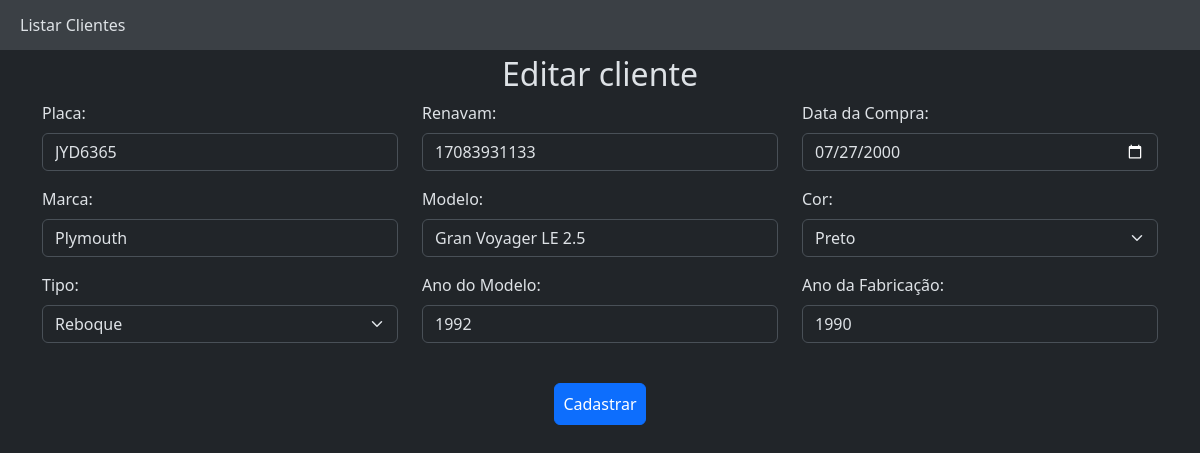
/atualizar.php?codigo=2, run on the app's committed database.
### tables this page shows
CREATE TABLE IF NOT EXISTS `carro` (
  `codigo` int(5) NOT NULL AUTO_INCREMENT,
  `placa` varchar(7) DEFAULT NULL,
  `renavam` varchar(11) DEFAULT NULL,
  `data_compra` date DEFAULT NULL,
  `marca` varchar(30) DEFAULT NULL,
  `modelo` varchar(45) DEFAULT NULL,
  `cor` int(1) DEFAULT NULL,
  `tipo` varchar(1) DEFAULT NULL,
  `ano_modelo` int(4) DEFAULT NULL,
  `ano_fabricacao` int(4) DEFAULT NULL,
  PRIMARY KEY (`codigo`)
);

### classes/bancoDeDados/Conexao.php (called while the page is built)
<?php
class Conexao
{
    public function getConexao()
    {
        $host = 'localhost';
        $port = 3306;
        $dbName = 'carros_crud';
        $usuario = 'root';
        $senha = '';
        $con = new PDO
        (
            "mysql:host=" . $host . ";port=" . $port . ";dbname=" . $dbName . "",
            $usuario,
            $senha
        );
        return $con;
    }
}
?>

### classes/bancoDeDados/Carro.php (called while the page is built, shortened)
<?php
require 'Conexao.php';
class Carro
{
    private $conexao;
    public function __construct()
    {
        $con = new Conexao();
        $this->conexao = $con->getConexao();
    }
    private function mapear($q)
    {
        $listaDeCarros = [];
        foreach ($q as $dados) {
            $carro = new CarroModel();
            $carro->codigo = $dados['codigo'];
            $carro->placa = $dados['placa'];
            $carro->renavam = $dados['renavam'];
            $carro->data_compra = $dados['data_compra'];
            $carro->marca = $dados['marca'];
            $carro->modelo = $dados['modelo'];
            $carro->cor = $dados['cor'];
            $carro->tipo = $dados['tipo'];
            $carro->ano_modelo = $dados['ano_modelo'];
            $carro->ano_fabricacao = $dados['ano_fabricacao'];
            $listaDeCarros[] = $carro;
        }
        return $listaDeCarros;
    }
    public function pesquisarPorCodigo($codigo, $limite = 10000)
    {
        $sql = "select * from carro where codigo = :codigo limit " . $limite;
        $q = $this->conexao->prepare($sql);
        $q->bindParam(':codigo', $codigo);
        $q->execute();
        return $this->mapear($q);
    }
    public function getCarro($codigo)
    {
        $carro = new CarroModel();
        $arrayCarro = $this->pesquisarPorCodigo($codigo, 1);
        if (count($arrayCarro) > 0) {
            $carro = $arrayCarro[0];
        }
        return $carro;
    }
}
?>

### atualizar.php (the view, shortened to what this page needs)
<?php
require 'classes/bancoDeDados/Carro.php';
$titulo = 'Novo cliente';
$acao = 'cadastrar.php';
$carro = new CarroModel();
if (isset($_GET['codigo'])) {
    $codigo = $_GET['codigo'];
    $titulo = 'Editar cliente';
    $acao = 'editar.php';
    $c = new Carro();
    $carro = $c->getCarro($codigo);
}
?>
<!DOCTYPE html>
<html lang="pt-br" data-bs-theme="dark">
<head>
    <link href="https://cdn.jsdelivr.net/npm/bootstrap@5.3.1/dist/css/bootstrap.min.css" rel="stylesheet"
>
    <link rel="stylesheet" href="style.css">
</head>
<body>
    <nav>
        <a class="navA" href="index.php">Listar Clientes</a>
    </nav>
    <div class="container">
        <form method="post" class="form mb-5" action="<?php echo $acao; ?>">
            <h2>
                <?php echo $titulo; ?>
            </h2>
            <div class="row">
                <div class="col-4 mb-3">
                    <label for="placa" class="form-label">Placa:</label><br>
                    <input value= "<?php echo $carro->placa; ?>"type="text" id="placa" name="placa" class="form-control">
                </div>
                <div class="col-4 mb-3">
                    <label for="renavam" class="form-label">Renavam:</label><br>
                    <input value= "<?php echo $carro->renavam; ?>" type="text" id="renavam" name="renavam" class="form-control">
                </div>
                <div class="col-4 mb-3">
                    <label for="data_compra" class="form-label">Data da Compra:</label><br>
                    <input value= "<?php echo $carro->data_compra; ?>" type="date" id="data_compra" name="data_compra" class="form-control">
                </div>
                <div class="col-4 mb-3">
                    <label for="marca" class="form-label">Marca:</label><br>
                    <input value= "<?php echo $carro->marca; ?>" type="text" id="marca" name="marca" class="form-control">
                </div>
                <div class="col-4 mb-3">
                    <label for="modelo" class="form-label">Modelo:</label><br>
                    <input value= "<?php echo $carro->modelo; ?>" type="text" id="modelo" name="modelo" class="form-control">
                </div>
                <div class="col-4 mb-3">
                    <label for="cor" class="form-label">Cor:</label><br>
                    <select name="cor" id="cor" class="form-select">
                        <option value="11" <?php echo $carro->cor == '11' ? 'selected' : null; ?>>Preto</option>
                    </select>
                </div>
                <div class="col-4 mb-3">
                    <label for="tipo" class="form-label">Tipo:</label><br>
                    <select name="tipo" id="tipo" class="form-select">
                        <option value="r" <?php echo $carro->tipo == 'r' ? 'selected' : null; ?>>Reboque</option>
                    </select>
                </div>
                <div class="col-4 mb-3">
                    <label for="ano_modelo" class="form-label">Ano do Modelo:</label><br>
                    <input value= "<?php echo $carro->ano_modelo; ?>" type="text" id="ano_modelo" name="ano_modelo" class="form-control">
                </div>
                <div class="col-4 mb-3">
                    <label for="ano_fabricacao" class="form-label">Ano da Fabricação:</label><br>
                    <input value= "<?php echo $carro->ano_fabricacao; ?>" type="text" id="ano_fabricacao" name="ano_fabricacao" class="form-control">
                </div>
            </div>
            <div class="row">
                <div class="col colBotao">
                    <button type="submit" class="btn btn-primary mt-4 p-2">Cadastrar</button>
                </div>
            </div>
    </div>
</body>
</html>

### style.css (style rules this page uses)
h2 { text-align: center; }
form { justify-content: center; }
.col { margin: auto auto; }
nav { top: 0; left: 0; right: 0; background-color: #3b4045; height: 50px; display: flex; align-items: center; padding: 0 20px; margin-bottom: 5px; }
.navA { text-decoration: none; color: #DEE2E6; }
.colBotao { display: flex; justify-content: center; }

### data on the page
carro: placa "JYD6365", renavam "17083931133", data_compra "07/27/2000", marca "Plymouth", modelo "Gran Voyager LE 2.5", cor "Preto", tipo "Reboque", ano_modelo "1992", ano_fabricacao "1990"

### other printed values
$titulo "Editar cliente"
